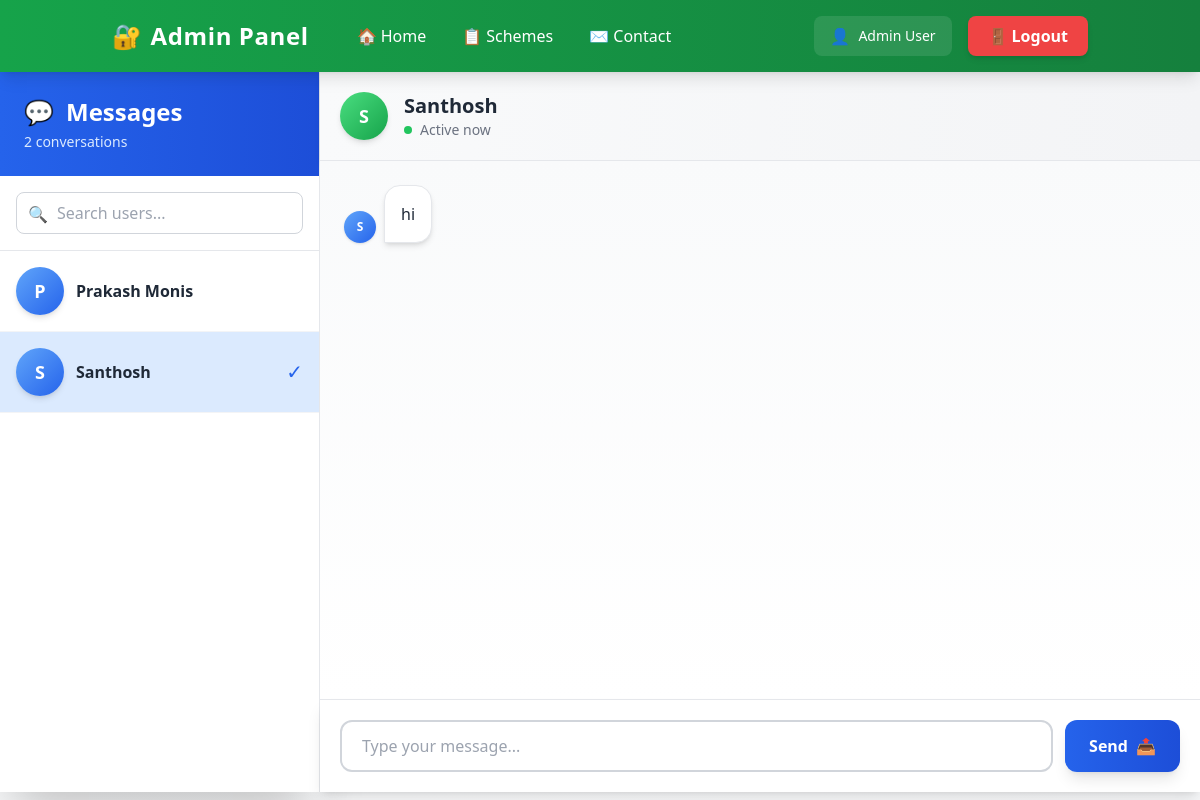
Screenshot of /admin/messages/2 (signed in) with the database file from the repository.
### models.py (models this page shows)
class User(db.Model):
    __tablename__ = "user"
    id = db.Column(db.Integer, primary_key=True)
    name = db.Column(db.String(100), nullable=False)
    email = db.Column(db.String(120), unique=True, nullable=False)
    phone = db.Column(db.String(15), nullable=False)
    password = db.Column(db.String(255), nullable=False)

class ChatMessage(db.Model):
    __tablename__ = "chat_message"
    id = db.Column(db.Integer, primary_key=True)
    user_id = db.Column(db.String(255), nullable=False)  # email or phone or user_id
    sender = db.Column(db.String(50), nullable=False)    # "user" or "admin"
    message = db.Column(db.Text, nullable=False)
    created_at = db.Column(db.DateTime, default=datetime.utcnow)

### admin/routes.py (the view)
@admin_bp.route("/messages", defaults={"user_id": None})
@admin_bp.route("/messages/<user_id>")
@admin_required
def admin_messages(user_id):
    distinct_ids = db.session.query(ChatMessage.user_id).distinct().all()
    users = []
    for uid in distinct_ids:
        u = User.query.get(uid[0])
        users.append({
            "id": uid[0],
            "name": u.name if u else f"User {uid[0]}"
        })
    if user_id is None:
        if len(users) > 0:
            user_id = users[0]["id"]
        else:
            return render_template("admin/messages.html", users=[], messages=[])
    current_user = User.query.get(user_id)
    user_name = current_user.name if current_user else f"User {user_id}"
    messages = ChatMessage.query.filter_by(user_id=user_id)\
                                .order_by(ChatMessage.created_at)\
                                .all()
    return render_template(
        "admin/messages.html",
        users=users,
        messages=messages,
        user_id=user_id,
        user_name=user_name
    )

### admin/routes.py (called while the page is built)
def admin_required(f):
    @wraps(f)
    def wrapper(*args, **kwargs):
        if not session.get("admin_logged_in"):
            return redirect(url_for("admin.admin_login"))
        return f(*args, **kwargs)
    return wrapper

### admin/templates/admin/messages.html (shortened to what this page needs)
<!DOCTYPE html>
<html>
<head>
    <script src="https://cdn.tailwindcss.com"></script>
</head>
<body class="bg-gradient-to-br from-gray-50 to-gray-100">
{% include 'admin/navbar.html' %}
<div class="h-[calc(100vh-80px)] flex">
    <div class="w-80 bg-white shadow-2xl flex flex-col border-r border-gray-200">
        <div class="p-6 bg-gradient-to-r from-blue-600 to-blue-700 text-white">
            <h2 class="text-2xl font-bold flex items-center">
                <span class="mr-3">💬</span> Messages
            </h2>
            <p class="text-sm text-blue-100 mt-1">{{ users|length }} conversations</p>
        </div>
        <div class="p-4 border-b border-gray-200">
            <div class="relative">
                <input type="text" id="searchUsers" placeholder="Search users..."
                       class="w-full px-4 py-2 pl-10 border border-gray-300 rounded-lg focus:ring-2 focus:ring-blue-500 focus:border-transparent">
                <span class="absolute left-3 top-2.5 text-gray-400">🔍</span>
            </div>
        </div>
        <div class="flex-1 overflow-y-auto">
            <ul id="userList">
                {% for user in users %}
                <li class="border-b border-gray-100 hover:bg-blue-50 transition-colors duration-200 {% if user.id == user_id %}bg-blue-100{% endif %}" data-user-name="{{ user.name }}">
                    <a href="{{ url_for('admin.admin_messages', user_id=user.id) }}"
                       class="block p-4">
                        <div class="flex items-center space-x-3">
                            <div class="w-12 h-12 bg-gradient-to-br from-blue-400 to-blue-600 rounded-full flex items-center justify-center text-white font-bold text-lg shadow-md">
                                {{ user.name[0].upper() }}
                            </div>
                            <div class="flex-1 min-w-0">
                                <p class="font-semibold text-gray-800 truncate">{{ user.name }}</p>
                            </div>
                            {% if user.id == user_id %}
                            <span class="text-blue-600 text-xl">✓</span>
                            {% endif %}
                        </div>
                    </a>
                </li>
                {% endfor %}
            </ul>
        </div>
    </div>
    <div class="flex-1 flex flex-col bg-white">
        <div class="bg-gradient-to-r from-gray-50 to-gray-100 p-5 shadow-md border-b border-gray-200">
            <div class="flex items-center space-x-4">
                <div class="w-12 h-12 bg-gradient-to-br from-green-400 to-green-600 rounded-full flex items-center justify-center text-white font-bold text-lg shadow-md">
                    {{ user_name[0].upper() if user_name else '?' }}
                </div>
                <div>
                    <h3 class="text-xl font-bold text-gray-800">{{ user_name if user_name else 'Select a user' }}</h3>
                    <p class="text-sm text-gray-500 flex items-center">
                        <span class="w-2 h-2 bg-green-500 rounded-full mr-2"></span>
                        Active now
                    </p>
                </div>
            </div>
        </div>
        <div class="flex-1 overflow-y-auto p-6 space-y-4 bg-gradient-to-b from-gray-50 to-white" id="messageContainer">
            {% if messages %}
                {% for m in messages %}
                    {% if m.sender == 'user' %}
                        <div class="flex items-end space-x-2 animate-fade-in">
                            <div class="w-8 h-8 bg-gradient-to-br from-blue-400 to-blue-600 rounded-full flex items-center justify-center text-white font-bold text-xs shadow">
                                {{ user_name[0].upper() if user_name else 'U' }}
                            </div>
                            <div class="bg-white p-4 rounded-2xl rounded-bl-none shadow-md max-w-lg border border-gray-200">
                                <p class="text-gray-800">{{ m.message }}</p>
                            </div>
                        </div>
                    {% endif %}
                {% endfor %}
            {% endif %}
        </div>
        {% if user_id %}
        <form method="POST"
              action="{{ url_for('admin.admin_send_message', user_id=user_id) }}"
              class="p-5 bg-white flex gap-3 border-t border-gray-200 shadow-lg">
            <input name="message" required
                   placeholder="Type your message..."
                   class="flex-1 border-2 border-gray-300 rounded-xl px-5 py-3 focus:ring-2 focus:ring-blue-500 focus:border-blue-500 transition-all duration-300"/>
            <button type="submit" class="px-6 py-3 bg-gradient-to-r from-blue-600 to-blue-700 text-white rounded-xl hover:from-blue-700 hover:to-blue-800 transition-all duration-300 font-semibold shadow-lg hover:shadow-xl flex items-center space-x-2">
                <span>Send</span>
                <span>📤</span>
            </button>
        </form>
        {% else %}
        <div class="p-5 bg-gray-50 border-t border-gray-200 text-center text-gray-500">
            Select a user to start messaging
        </div>
        {% endif %}
    </div>
</div>
</body>
</html>

### rows the page displays
User: name "P", name "Prakash Monis"
User: name "S", name "Santhosh"
ChatMessage: message "hi"

### other values shown
{{ users|length }} "2"
